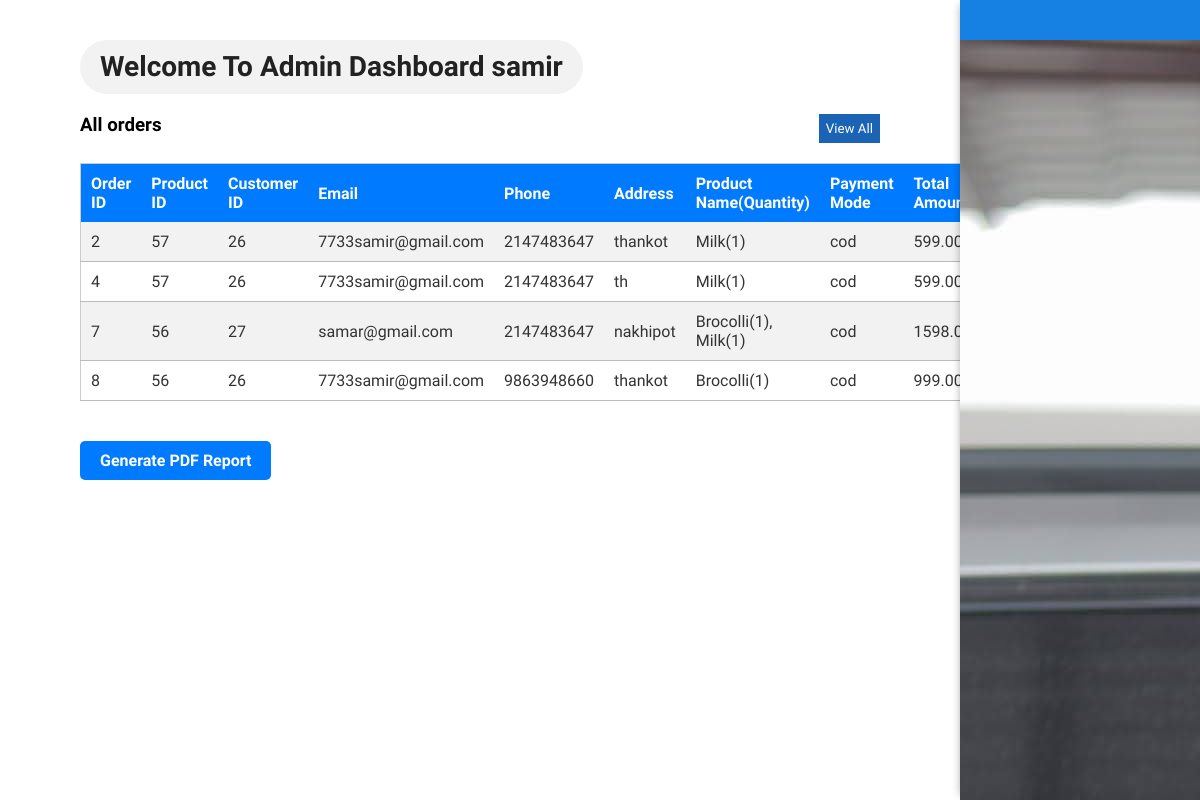
Screenshot of /admin/orders.php (signed in) with the database file from the repository.
### tables this page shows
CREATE TABLE `users_table` (
  `id` int(11) NOT NULL,
  `name` varchar(50) NOT NULL,
  `email` varchar(100) NOT NULL,
  `password` varchar(50) NOT NULL,
  `phone` bigint(20) NOT NULL
);

CREATE TABLE `orders` (
  `order_id` int(11) NOT NULL,
  `product_id` int(11) DEFAULT NULL,
  `customer_id` int(11) NOT NULL,
  `username` varchar(50) NOT NULL,
  `email` varchar(50) NOT NULL,
  `phone` bigint(15) NOT NULL,
  `address` varchar(100) NOT NULL,
  `payment_mode` varchar(50) NOT NULL,
  `products` varchar(500) NOT NULL,
  `paid_amount` float(10,2) NOT NULL
);

### admin/orders.php (the view, shortened to what this page needs)
<?php
include '../dbconnect.php';
if(isset($_SESSION['user_id'])) {
    $user_id = $_SESSION['user_id'];
    $admin_query = mysqli_query($conn, "SELECT * FROM users_table WHERE id = '$user_id'");
    $adminData = mysqli_fetch_assoc($admin_query);
} else {
    echo "User ID is not set";
    header('location: admin_login.php');
}
?>
<!DOCTYPE html>
<html lang="en">
<head>
    <link rel="stylesheet" href="../css/styles.css">
    <link rel="stylesheet" href="../css/admin.css">
    <link rel="stylesheet" href="../css/customer.css">
</head>
<body>
    <section id="dashboard">
        <div class="left-dash-sec section-p1">
            <h2>Welcome To Admin Dashboard <?php echo $adminData['name']?></h2>
            <div class="recent-order">
                <div class="order-head">
                    <h3>All orders</h3>
                    <button onclick="customerDetails.php">View All</button>
                </div>
                <div class="container">
                    <table class="user-table">
                        <tr>
                            <th>Order ID</th>
                            <th>Product ID</th>
                            <th>Customer ID</th>
                            <th>Email</th>
                            <th>Phone</th>
                            <th>Address</th>
                            <th>Product Name(Quantity)</th>
                            <th>Payment Mode</th>
                            <th>Total Amount</th>
                        </tr>
                        <?php
                        $sql = "SELECT * FROM orders";
                        $result = mysqli_query($conn, $sql);
                        if (mysqli_num_rows($result) > 0) {
                            while ($row = mysqli_fetch_assoc($result)) {
                                $orderID = $row['order_id'];
                                $productID = $row['product_id'];
                                $customerID = $row['customer_id'];
                                $email = $row['email'];
                                $phone = $row['phone'];
                                $address = $row['address'];
                                $products = $row['products'];
                                $payment_mode = $row['payment_mode'];
                                $totalAmount = $row['paid_amount'];
                                echo '<tr>';
                                echo '<td>' . $orderID . '</td>';
                                echo '<td>' . $productID . '</td>';
                                echo '<td>' . $customerID . '</td>';
                                echo '<td>' . $email . '</td>';
                                echo '<td>' . $phone . '</td>';
                                echo '<td>' . $address . '</td>';
                                echo '<td>' . $products . '</td>';
                                echo '<td>' . $payment_mode . '</td>';
                                echo '<td>' . $totalAmount . '</td>';
                                echo '</tr>';
                            }
                        } else {
                            echo '<tr><td colspan="4">No orders found.</td></tr>';
                        }
                        ?>
                    </table>
                    <button class='generate-pdf' onclick="window.location.href='ordersReportAdmin.php'">Generate PDF Report</button>
                </div>
            </div>
        </div>
        <div class="right-dash-sec">
            <div class="sidebar">
                <figure>
                    <img src="./img/people/upw.jpg" alt="admin">
                </figure>
            </div>
        </div>
    </section>
</body>
</html>

### css/styles.css (style rules this page uses)
* { margin: 0; padding: 0; box-sizing: border-box; font-family: 'League Spartan', sans-serif; }
h2 { font-size: 46px; line-height: 54px; color: #222; }
.section-p1 { padding: 40px 80px; }
body { width: 100%; }
.front h4, h2, p { padding-bottom: 15px; }
#cart th, td { padding: 10px; border-bottom: 1px solid #bbbbbb; color: #333; }
#dashboard { display: flex; justify-content: space-between; width: 100%; }
.left-dash-sec { width: 80%; }
.right-dash-sec { width: 20%; box-shadow: -5px 0px 8px -5px rgba(0,0,0,0.3) ; position: fixed; top: 0; right: 0; }
.left-dash-sec h2 { font-size: 28px; background: #f2f2f2; display: inline-block; padding: 0 20px; border-radius: 50px; }
.sidebar { background-color: #1780e3; height: 100vh; color: #fff; padding-top: 40px; position: relative; display: flex; flex-direction: column; box-shadow: 4px 0px 4px rgba(0, 0, 0, 0.1); text-align: center; }
.recent-order { margin-top: 20px; }
.recent-order .order-head { display: flex; justify-content: space-between; margin: 20px 0; }
.order-head button { padding: 7px; background-color: #1a63b5; color: #fff; border: none; }

### css/admin.css (style rules this page uses)
.mng-pro th, td { padding: 10px; border-bottom: 1px solid #bbbbbb; }
.user-table { width: 100%; border-collapse: collapse; background-color: #fff; border: 1px solid #ccc; }
.user-table th, .user-table td { padding: 10px; text-align: left; }
.user-table th { background-color: #007bff; color: #fff; }
.user-table tr:nth-child(even) { background-color: #f2f2f2; }
.generate-pdf { display: inline-block; padding: 10px 20px; font-size: 16px; margin-top: 40px; font-weight: bold; text-align: center; text-decoration: none; border: none; border-radius: 5px; cursor: pointer; color: #fff; background-color: #007bff; transition: background-color 0.3s ease; }

### css/customer.css (style rules this page uses)
* { margin:0; padding:0; box-sizing: border-box; font-family: 'League Spartan', sans-serif; }

### rows the page displays
users_table: name "samir"
orders: order_id "2", product "57", customer "26", email "7733samir@gmail.com", phone "2147483647", address "thankot", products "Milk(1)", payment_mode "cod", paid_amount "599.00"
orders: order_id "4", product "57", customer "26", email "7733samir@gmail.com", phone "2147483647", address "th", products "Milk(1)", payment_mode "cod", paid_amount "599.00"
orders: order_id "7", product "56", customer "27", email "samar@gmail.com", phone "2147483647", address "nakhipot", products "Brocolli(1), Milk(1)", payment_mode "cod", paid_amount "1598.00"
orders: order_id "8", product "56", customer "26", email "7733samir@gmail.com", phone "9863948660", address "thankot", products "Brocolli(1)", payment_mode "cod", paid_amount "999.00"
